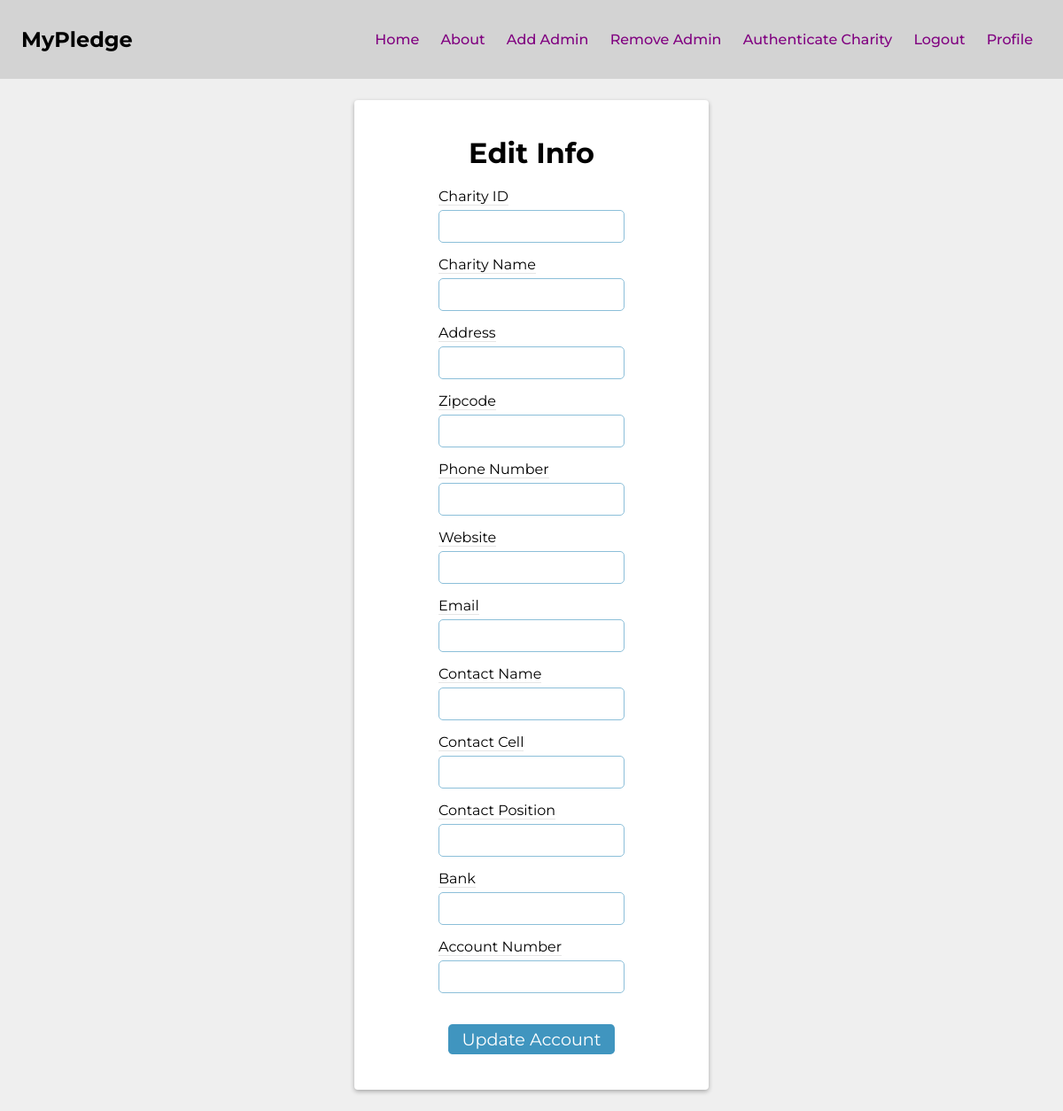
The page /organization/edit_charity_profile/5010 (signed in) on the database as committed earlier.
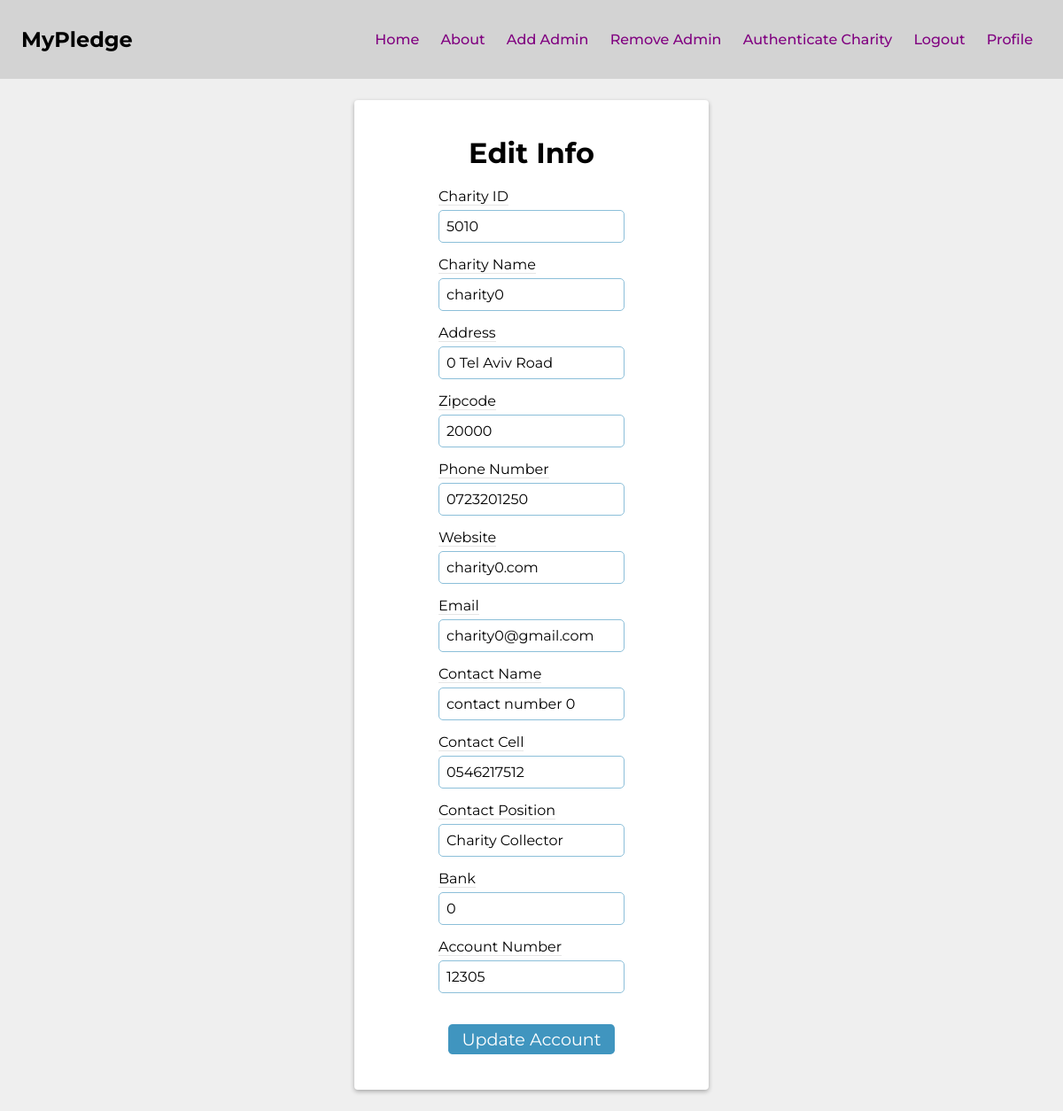
The same page on the database as committed later.
### app/models.py (models this page shows, shortened)
class Charity(db.Model, UserMixin):
    id               = Column(Integer, primary_key=True, autoincrement=False, unique=True)
    charity_name     = Column(String(64), nullable=False)
    address          = Column(String(64), nullable=False)
    zip_code         = Column(String(64), nullable=False)
    phone            = Column(String(64), nullable=False)
    website          = Column(String(64))
    email            = Column(String(64), nullable=False, unique=True)
    password         = Column(String(64), nullable=False)
    contact_name     = Column(String(64))
    contact_cell     = Column(String(64), unique=True)
    contact_position = Column(String(64))
    bank             = Column(String(64), nullable=False)
    account_number   = Column(String(64), nullable=False)
    balance          = Column(Float, default=0)
    home_page_text   = Column(String(200), default='')
    description      = Column(Text, default='')
    authenticated    = Column(Boolean, default=False)
    receipts         = db.relationship('Receipt', backref='charity', lazy='dynamic')
    pledges         = db.relationship('Pledge', backref='charity', lazy='dynamic')
    donations       = db.relationship('Donation', backref='charity', lazy='dynamic')

### app/organization/routes.py (the view, shortened to what this page needs)
@organization.route('/edit_charity_profile/<charity_id>', methods=('GET', 'POST'))
@login_required
def edit_charity_profile(charity_id):
    charity = Charity.query.filter_by(id=charity_id).first()
    update_form = UpdateCharityInfoForm()
    return render_template('edit_charity_profile.html',
                           charity=charity,
                           update_form=update_form)

### app/organization/forms.py
class UpdateCharityInfoForm(FlaskForm):
    id               = IntegerField('Charity ID', validators=[DataRequired(), NumberRange(min=5000)])
    charity_name     = StringField('Charity Name', validators=[DataRequired()])
    address          = StringField('Address', validators=[DataRequired()])
    zip_code         = StringField('Zipcode', validators=[DataRequired()])
    phone            = StringField('Phone Number', validators=[DataRequired()])
    website          = StringField('Website')
    email            = StringField('Email', validators=[DataRequired()])
    contact_name     = StringField('Contact Name')
    contact_cell     = StringField('Contact Cell', validators=[DataRequired()])
    contact_position = StringField('Contact Position')
    bank             = StringField('Bank', validators=[DataRequired()])
    account_number   = StringField('Account Number', validators=[DataRequired()])
    submit           = SubmitField('Update Account')

### app/organization/templates/edit_charity_profile.html (shortened to what this page needs)
{% extends 'base.html' %}
{% block content %}
<div class="form-card">
    <div class="form-card-body">
        <h1>Edit Info</h1>
        <form method="post" enctype="multipart/form-data">
            {{ update_form.id.label }}
            {{ update_form.id(value=charity.id) }}
            {{ update_form.charity_name.label }}
            {{ update_form.charity_name(value=charity.charity_name) }}
            {{ update_form.address.label }}
            {{ update_form.address(value=charity.address) }}
            {{ update_form.zip_code.label }}
            {{ update_form.zip_code(value=charity.zip_code) }}
            {{ update_form.phone.label }}
            {{ update_form.phone(value=charity.phone) }}
            {{ update_form.website.label }}
            {{ update_form.website(value=charity.website) }}
            {{ update_form.email.label }}
            {{ update_form.email(value=charity.email) }}
            {{ update_form.contact_name.label }}
            {{ update_form.contact_name(value=charity.contact_name) }}
            {{ update_form.contact_cell.label }}
            {{ update_form.contact_cell(value=charity.contact_cell) }}
            {{ update_form.contact_position.label }}
            {{ update_form.contact_position(value=charity.contact_position) }}
            {{ update_form.bank.label }}
            {{ update_form.bank(value=charity.bank) }}
            {{ update_form.account_number.label }}
            {{ update_form.account_number(value=charity.account_number) }}
            {{ update_form.submit(class='btn-donate btn-submit') }}
        </form>
    </div>
</div>
{% endblock content %}

Rows that differ between the two databases and show on the page:
added Charity: id "5010", charity_name "charity0", address "0 Tel Aviv Road", zip_code "20000", phone "0723201250", website "charity0.com", email "charity0@gmail.com", contact_name "contact number 0", contact_cell "0546217512", contact_position "Charity Collector", bank "0", account_number "12305"
